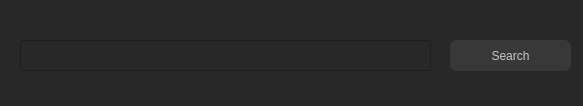
<?xml version="1.0" encoding="UTF-8"?>
<ui version="4.0">
 <class>Form</class>
 <widget class="QWidget" name="Form">
  <property name="geometry">
   <rect>
    <x>0</x>
    <y>0</y>
    <width>583</width>
    <height>106</height>
   </rect>
  </property>
  <property name="windowTitle">
   <string>Form</string>
  </property>
  <property name="styleSheet">
   <string notr="true">background-color: #282828;
color: #ffffff;</string>
  </property>
  <widget class="QLineEdit" name="searchTerm">
   <property name="geometry">
    <rect>
     <x>20</x>
     <y>40</y>
     <width>411</width>
     <height>31</height>
    </rect>
   </property>
  </widget>
  <widget class="QPushButton" name="searchBtn">
   <property name="geometry">
    <rect>
     <x>450</x>
     <y>40</y>
     <width>121</width>
     <height>31</height>
    </rect>
   </property>
   <property name="styleSheet">
    <string notr="true">
QPushButton{
                            color: rgb(200, 200, 200);
                            border-style: 2px solid rgb(200, 200, 200);
                            border-radius: 7px;
                            background-color: #383838;
                            }

                            QPushButton:hover{
                            background-color: #303030;
                            }
                        </string>
   </property>
   <property name="text">
    <string>Search</string>
   </property>
  </widget>
 </widget>
 <resources/>
 <connections/>
</ui>
